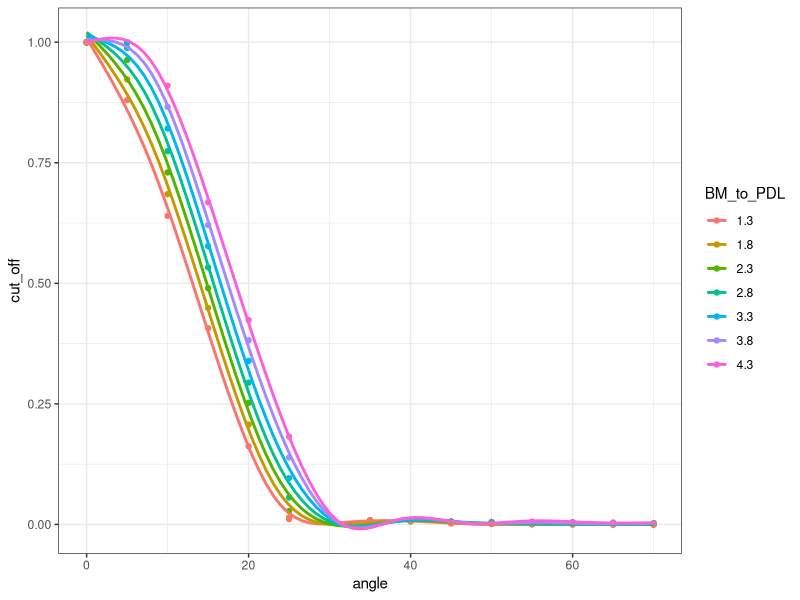
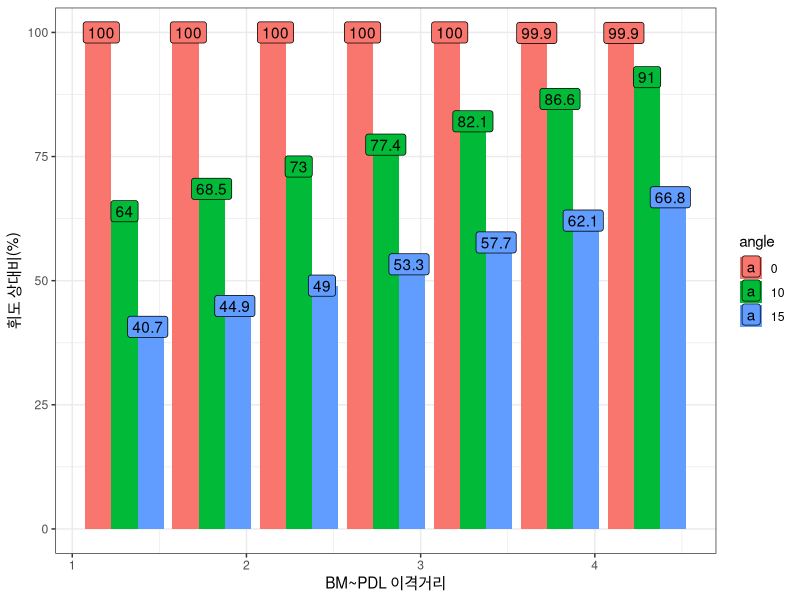
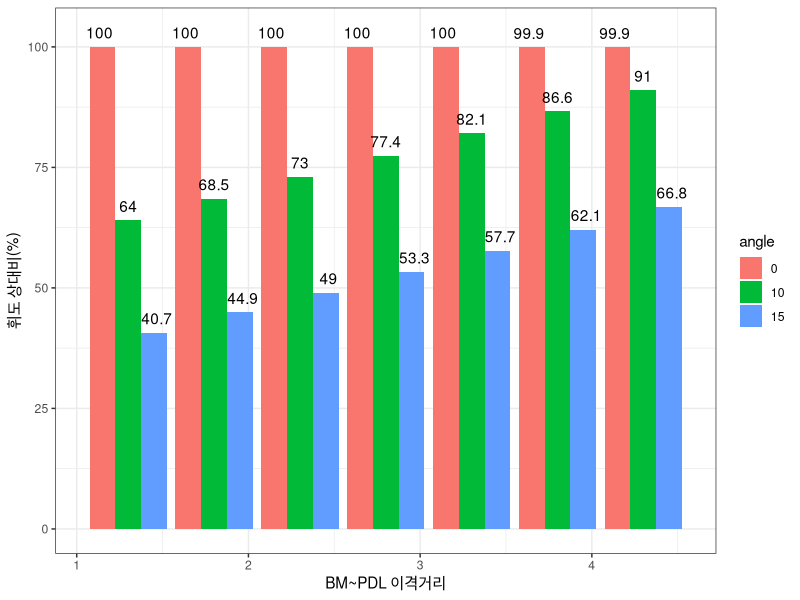
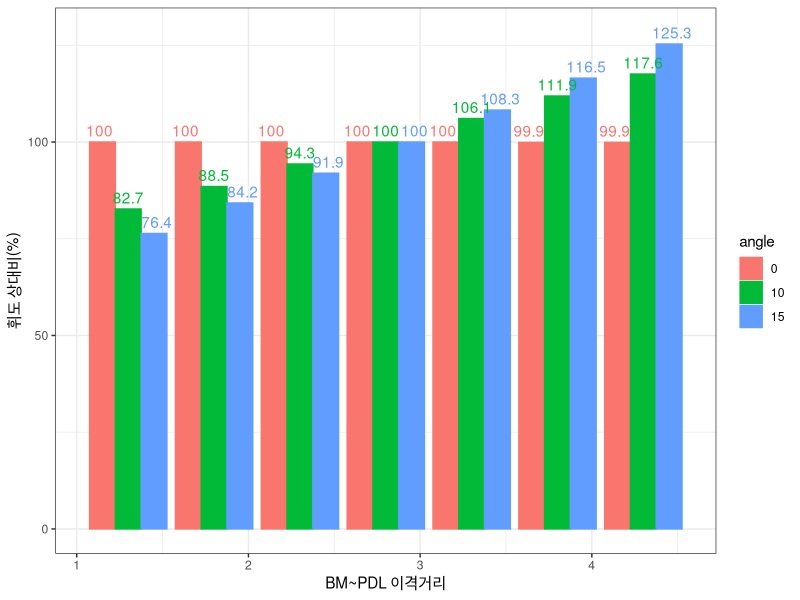

Here is the R script that generated these plots, in order:

rm(list=ls())

df <- tibble::tribble(
  ~angle,  ~`4.3`,  ~`3.8`,  ~`3.3`,  ~`2.8`,  ~`2.3`,  ~`1.8`,  ~`1.3`,
  0L,   0.999,   0.999,       1,       1,       1,       1,       1,
  5L,       1,       1,   0.999,   0.988,   0.963,   0.923,    0.88,
  10L,    0.91,   0.866,   0.821,   0.774,    0.73,   0.685,    0.64,
  15L,   0.668,   0.621,   0.577,   0.533,    0.49,   0.449,   0.407,
  20L,   0.424,   0.382,   0.339,   0.294,   0.252,   0.207,   0.162,
  25L,   0.182,   0.139,   0.096,   0.056,   0.028,   0.014,   0.011,
  30L,   0.011,    0.01,    0.01,   0.009,   0.009,    0.01,   0.009,
  35L,   0.008,   0.008,   0.008,   0.008,   0.008,   0.008,   0.008,
  40L,   0.007,   0.007,   0.007,   0.007,   0.007,   0.007,   0.007,
  45L,   0.006,   0.006,   0.005,   0.006,   0.005,   0.003,   0.002,
  50L,   0.005,   0.005,   0.004,   0.003,   0.002,   0.001,   0.001,
  55L,   0.006,   0.003,   0.002,   0.001,   0.001,   0.001,       0,
  60L,   0.005,   0.002,   0.001,   0.001,   0.001,       0,       0,
  65L,   0.004,   0.003,   0.001,   0.001,       0,       0,       0,
  70L,   0.003,   0.002,   0.002,       0,       0,       0,       0
)

library(tidyverse)

df %>% pivot_longer(-1, names_to = "BM_to_PDL", values_to = "cut_off") %>% 
  
  ggplot(aes(x=angle, y=cut_off, col=BM_to_PDL))+
  geom_point()+geom_smooth(se=F, method = "gam")+
  theme_bw()

df %>% pivot_longer(-1, names_to = "BM_to_PDL", values_to = "cut_off") %>% 
  mutate(BM_to_PDL = as.numeric(BM_to_PDL)) %>% 
  filter(angle %in% c(0, 10, 15)) %>% 
  mutate(angle = as.factor(angle)) %>% 
  ggplot(aes(x=BM_to_PDL, y=cut_off*100, label=cut_off*100, fill=angle))+
  geom_col(position="dodge")+
  geom_label(position= position_dodge(0.4))+
  theme_bw()+
  labs(y="휘도 상대비(%)", x="BM~PDL 이격거리")



df %>% pivot_longer(-1, names_to = "BM_to_PDL", values_to = "cut_off") %>% 
  mutate(BM_to_PDL = as.numeric(BM_to_PDL)) %>% 
  filter(angle %in% c(0, 10, 15)) %>% 
  mutate(angle = as.factor(angle)) %>% 
  ggplot(aes(x=BM_to_PDL, y=cut_off*100, label=cut_off*100, fill=angle))+
  geom_col(position="dodge")+
  
  geom_text(aes(label = cut_off*100, y=cut_off*100+3), position = position_dodge(0.5))+
  theme_bw()+
  labs(y="휘도 상대비(%)", x="BM~PDL 이격거리")


df %>% pivot_longer(-1, names_to = "BM_to_PDL", values_to = "cut_off") %>% 
  mutate(BM_to_PDL = as.numeric(BM_to_PDL)) %>% 
  filter(angle %in% c(0, 10, 15)) %>% 
  mutate(angle = as.factor(angle)) %>% 
  pivot_wider(names_from = angle, values_from = cut_off) %>% 
  mutate(across(c(2:4), ~.x/.x[4]*100)) %>% 
  pivot_longer(-1, names_to = "angle", values_to = "cut_off") %>% 
  mutate(angle = as.factor(angle)) %>% 
  
  ggplot(aes(x=BM_to_PDL, y=cut_off, label=cut_off, col=angle,fill=angle))+
  geom_col(position="dodge")+
  #geom_point()+
  geom_text(aes(label = round(cut_off,1), y=cut_off+3), position = position_dodge(0.5))+
  theme_bw()+
  labs(y="휘도 상대비(%)", x="BM~PDL 이격거리")
